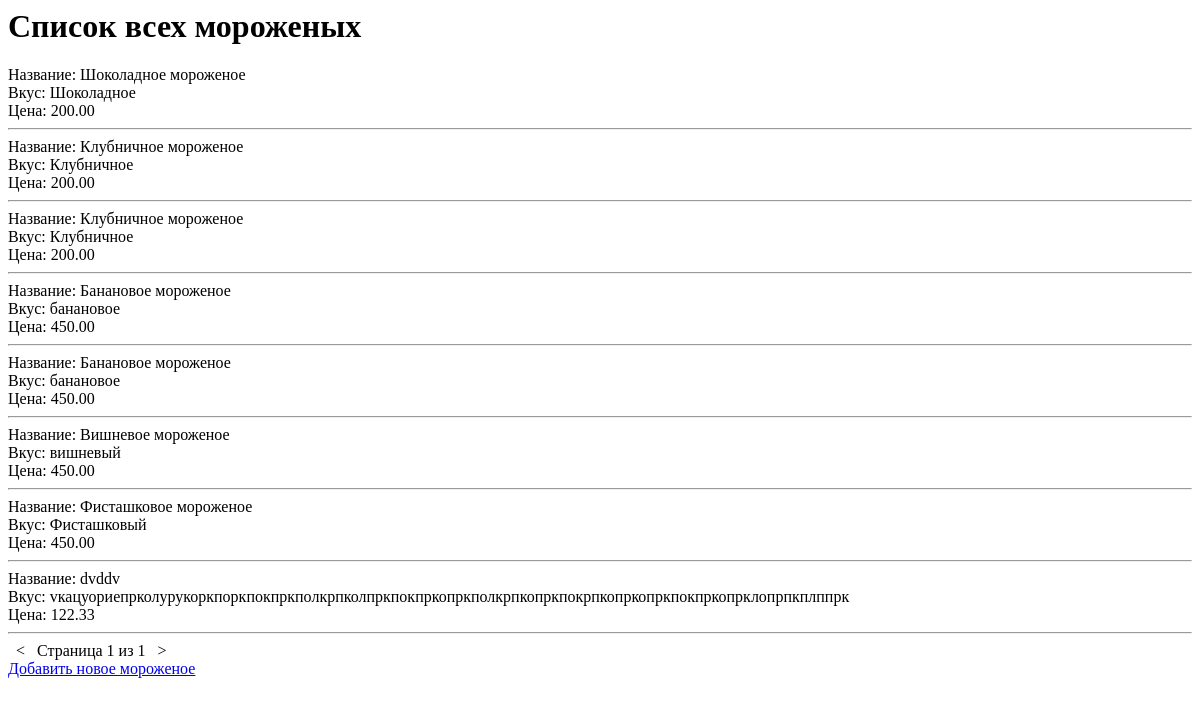
Before: / with the older database file.
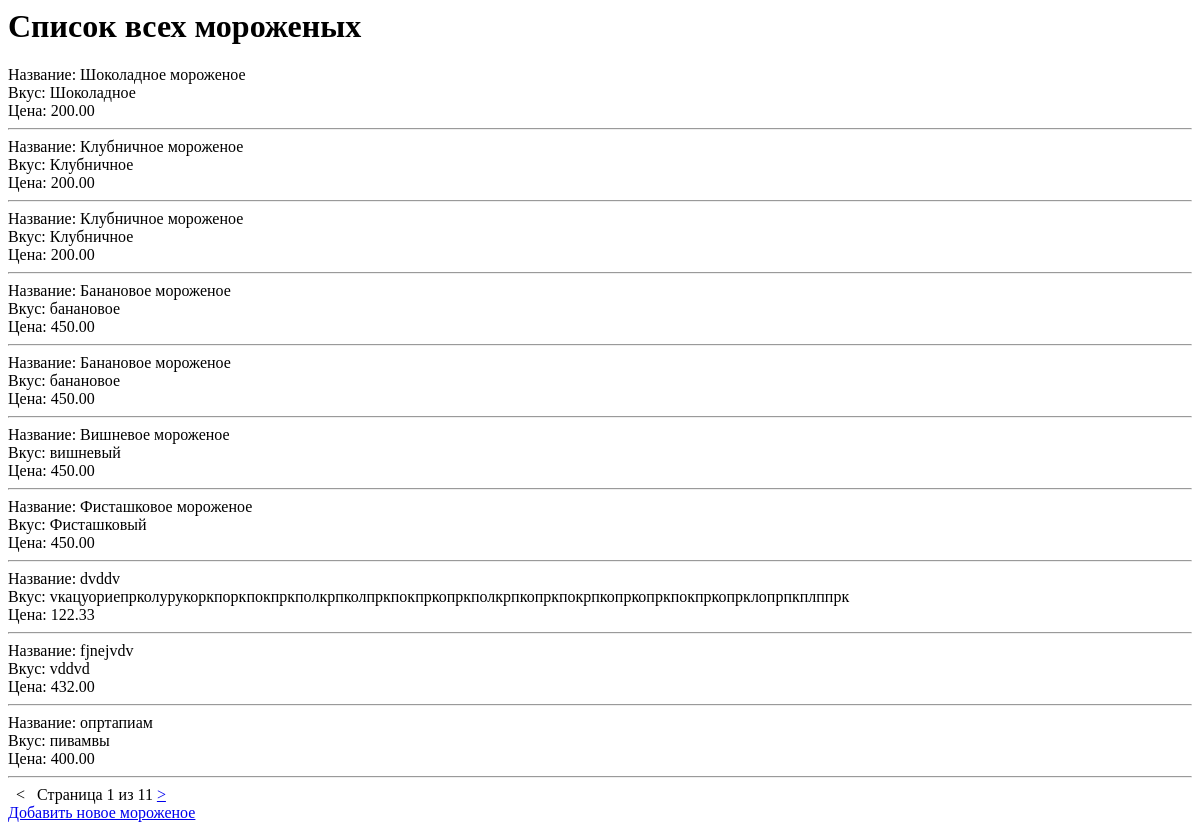
After: the same page with the newer database file.
### ice_cream_app/models.py (models this page shows, shortened)
class IceCream(models.Model):
    name = models.CharField(max_length=100, verbose_name='Название мороженого')
    flavor = models.CharField(max_length=50, verbose_name='Вкус мороженого')
    price = models.DecimalField(max_digits=5, decimal_places=2, verbose_name='Цена')

### ice_cream_app/views.py (the view)
# urls.py: path('', ice_cream_list, name='ice_cream_list'),
def ice_cream_list(request):
    ice_creams = IceCream.objects.all()
    paging = Paginator( ice_creams,per_page=10,orphans=0, allow_empty_first_page=True )
    num_page = 1
    if 'page' in request.GET:
        num_page = request.GET['page']
    page = paging.page( num_page )
    return render(request, 'ice_cream_app/ice_cream_list.html', {'page' : page, 'ice_creams': ice_creams})

### ice_cream_app/templates/ice_cream_app/ice_cream_list.html (shortened to what this page needs)
    <h1>Список всех мороженых</h1>
    {% if ice_creams %}
        {% for ice_cream in page.object_list  %}
        Название: {{ ice_cream.name }} <br>
        Вкус: {{ ice_cream.flavor }}<br>
        Цена: {{ ice_cream.price }}<br>
                <hr>
            {% endfor %}
            <div>
                {% if page.has_previous %}
                  <a href="?page={{ page.previous_page_number }}"> &lt; </a>
                {% else %}
                  &nbsp;  &lt; &nbsp;
                {% endif %}
                Страница {{ page.number }} из {{ page.paginator.num_pages }}
                {% if page.has_next %}
                  <a href="?page={{ page.next_page_number }}"> &gt; </a>
                {% else %}
                  &nbsp; &gt; &nbsp;
                {% endif %}
              </div>
    {% else %}
        <p>Нет мороженых в базе данных.</p>
    {% endif %}
<a href="{% url 'create_ice_cream' %}">Добавить новое мороженое</a>

Changed rows visible on the page:
added IceCream: name "fjnejvdv", flavor "vddvd", price "432.00"
added IceCream: name "опртапиам", flavor "пивамвы", price "400.00"
Other visible differences:
{{ page.paginator.num_pages }}: "1" → "11"
